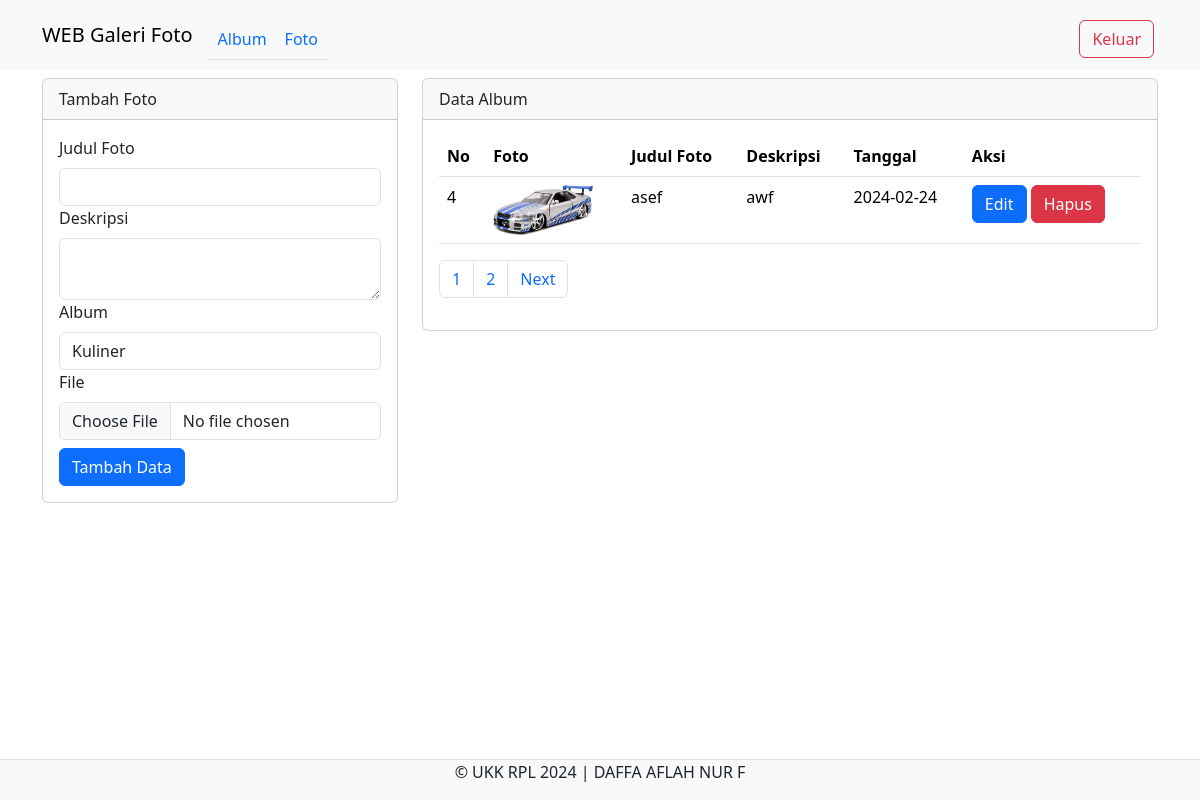
Screenshot of /galerifoto/admin/foto.php?halaman=2 (signed in) with the database file from the repository.
### tables this page shows
CREATE TABLE `foto` (
  `fotoid` int(11) NOT NULL,
  `judulfoto` varchar(225) NOT NULL,
  `deskripsi` text NOT NULL,
  `tanggalunggah` date NOT NULL,
  `lokasifile` varchar(225) NOT NULL,
  `albumid` int(11) NOT NULL,
  `userid` int(11) NOT NULL
);

### galerifoto/admin/foto.php (the view, shortened to what this page needs)
<?php
include '../config/koneksi.php';
?>
<!DOCTYPE html>
<html lang="en">
<head>
    <link rel="stylesheet" href="../assets/css/bootstrap.min.css">
</head>
<body>
    <nav class="navbar navbar-expand-lg bg-body-tertiary">
        <div class="container">
            <a class="navbar-brand" href="index.php">WEB Galeri Foto</a>
            <div class="collapse navbar-collapse mt-2" id="navbarNavAltMarkup">
                <div class="navbar-nav me-auto">
                    <ul class="nav nav-tabs">
                        <li class="nav-item">
                            <a class="nav-link" href="album.php">Album</a>
                        </li>
                        <li class="nav-item">
                            <a class="nav-link" href="foto.php">Foto</a>
                        </li>
                    </ul>
                </div>
                <a href="../config/aksi_logout.php" class="btn btn-outline-danger m-1">Keluar</a>
            </div>
        </div>
    </nav>
    <div class="container">
        <div class="row">
            <div class="col-md-4">
                <div class="card mt-2">
                    <div class="card-header">Tambah Foto</div>
                    <div class="card-body">
                        <form action="../config/aksi_foto.php" method="POST" enctype="multipart/form-data">
                            <label for="" class="form-label">Judul Foto</label>
                            <input type="text" name="judulfoto" class="form-control" required>
                            <label for="" class="form-label">Deskripsi</label>
                            <textarea name="deskripsifoto" class="form-control" required></textarea>
                            <label for="" class="form-label">Album</label>
                            <select name="albumid" class="form-control">
                                <?php
                                $userid = $_SESSION['userid'];
                                $sql_album = mysqli_query($koneksi, "SELECT * FROM album WHERE userid='$userid'");
                                while ($data_album = mysqli_fetch_array($sql_album)) { ?>
                                    <option value="<?php echo $data_album['albumid'] ?>">
                                        <?php echo $data_album['namaalbum'] ?>
                                    </option>
                                <?php }
                                ?>
                            </select>
                            <label for="" class="form-label">File</label>
                            <input type="file" name="lokasifile" class="form-control" required>
                            <button class="btn btn-primary mt-2" name="tambah" type="submit">Tambah Data</button>
                        </form>
                    </div>
                </div>
            </div>
            <div class="col-md-8">
                <div class="card mt-2">
                    <div class="card-header">Data Album</div>
                    <div class="card-body">
                        <table class="table">
                            <thead>
                                <tr>
                                    <th>No</th>
                                    <th>Foto</th>
                                    <th>Judul Foto</th>
                                    <th>Deskripsi</th>
                                    <th>Tanggal</th>
                                    <th>Aksi</th>
                                </tr>
                            </thead>
                            <tbody>
                                <?php
                                $batas = 3;
                                $halaman = isset($_GET['halaman']) ? (int) $_GET['halaman'] : 1;
                                $halaman_awal = ($halaman > 1) ? ($halaman * $batas) - $batas : 0;
                                $next = $halaman + 1;
                                $data = mysqli_query($koneksi, "select * from foto");
                                $jumlah_data = mysqli_num_rows($data);
                                $total_halaman = ceil($jumlah_data / $batas);
                                $no = $halaman_awal + 1;
                                $userid = $_SESSION['userid'];
                                $sql = mysqli_query($koneksi, "SELECT * FROM foto WHERE userid='$userid' limit $halaman_awal, $batas");
                                while ($data = mysqli_fetch_array($sql)) {
                                    ?>
                                    <tr>
                                        <td>
                                            <?php echo $no++ ?>
                                        </td>
                                        <td><img src="../assets/img/<?php echo $data['lokasifile'] ?>" width="100"></td>
                                        <td>
                                            <?php echo $data['judulfoto'] ?>
                                        </td>
                                        <td>
                                            <?php echo $data['deskripsi'] ?>
                                        </td>
                                        <td>
                                            <?php echo $data['tanggalunggah'] ?>
                                        </td>
                                        <td>
                                            <button type="button" class="btn btn-primary" data-bs-toggle="modal"
                                                data-bs-target="#edit<?php echo $data['fotoid'] ?>">
                                                Edit
                                            </button>
                                            <button type="button" class="btn btn-danger" data-bs-toggle="modal"
                                                data-bs-target="#hapus<?php echo $data['fotoid'] ?>">
                                                Hapus
                                            </button>
                                        </td>
                                    </tr>
                                <?php } ?>
                            </tbody>
                        </table>
                        <nav>
                            <ul class="pagination ">
                                <?php
                                for ($x = 1; $x <= $total_halaman; $x++) {
                                    ?>
                                    <li class="page-item"><a class="page-link" href="?halaman=<?php echo $x ?>">
                                            <?php echo $x; ?>
                                        </a></li>
                                    <?php
                                }
                                ?>
                                <li class="page-item">
                                    <a class="page-link" <?php if ($halaman < $total_halaman) {
                                        echo "href='?halaman=$next'";
                                    } ?>>Next</a>
                                </li>
                            </ul>
                        </nav>
                    </div>
                </div>
            </div>
        </div>
    </div>
    <footer class="d-flax justify-content-center border-top mt-3 bg-light fixed-bottom">
        <div class="container" style="text-align: center;">
            <p>&copy; UKK RPL 2024 | DAFFA AFLAH NUR F</p>
        </div>
    </footer>
</body>
</html>

### rows the page displays
foto: lokasifile (picture), judulfoto "asef", deskripsi "awf", tanggalunggah "2024-02-24"

### other values shown
form field albumid "Kuliner"
